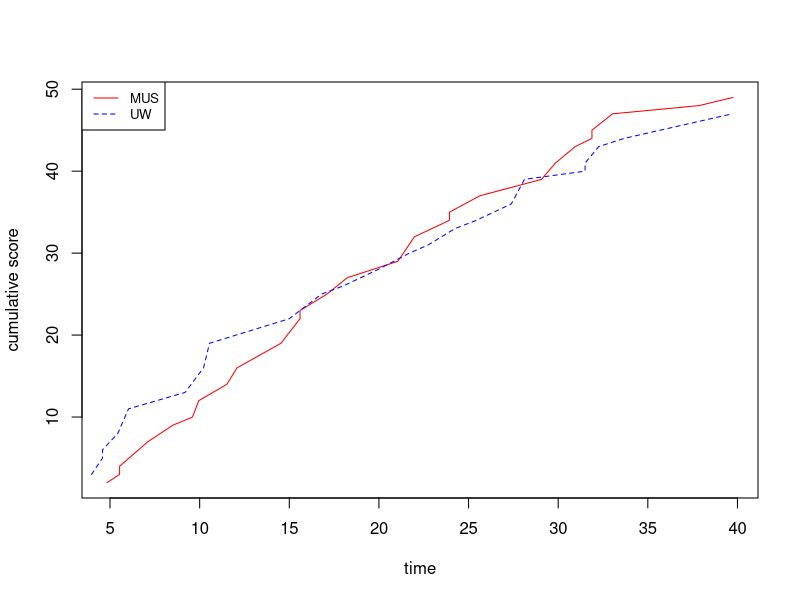

Source code (R): (Note: this script raises an error after producing the figure.)
##1. Plot the score UWvMSU
setwd("/Users/lillian/Desktop/Biocomp_tutorial10/")
score <- read.table("UWvMSU_1-22-13.txt", header = TRUE)
MUSscore <- score[score$team == "MSU",]
UWscore <- score[score$team == "UW",]
dfMUS <- data.frame(MUSscore$time, cumsum(MUSscore$score))
dfUW <- data.frame(UWscore$time,cumsum(UWscore$score))

plot(dfMUS,type="l",frame = TRUE, 
     col = "red", xlab = "time", ylab = "cumulative score")
lines(dfUW, col = "blue", type = "l", lty = 2)
legend("topleft", legend=c("MUS", "UW"),
       col=c("red", "blue"), lty = 1:2, cex=0.8)


##2. game “guess my number”.
number <-  sample.int(100,1)
for(i in 1:10){
  guess <- as.numeric(readline(prompt="your guess: "))
  if(number == guess){
    print("correct")
    break
  }else{
    if(number > guess){
      print("higher")
    }else{
      print("lower")
    }
  }
}
